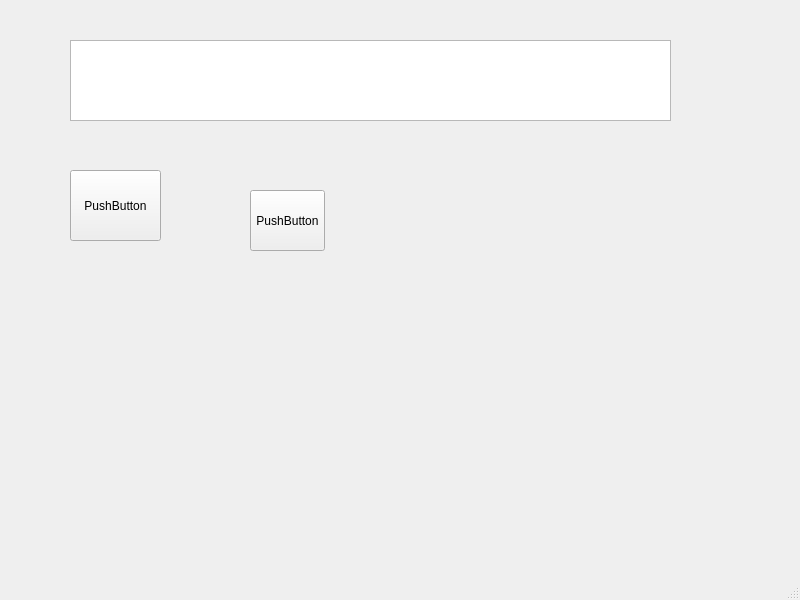
<?xml version="1.0" encoding="UTF-8"?>
<ui version="4.0">
 <class>MainWindow</class>
 <widget class="QMainWindow" name="MainWindow">
  <property name="geometry">
   <rect>
    <x>0</x>
    <y>0</y>
    <width>800</width>
    <height>600</height>
   </rect>
  </property>
  <property name="windowTitle">
   <string>MainWindow</string>
  </property>
  <widget class="QWidget" name="centralwidget">
   <widget class="QPlainTextEdit" name="plainTextEdit">
    <property name="geometry">
     <rect>
      <x>70</x>
      <y>40</y>
      <width>601</width>
      <height>81</height>
     </rect>
    </property>
   </widget>
   <widget class="QPushButton" name="pushButton">
    <property name="geometry">
     <rect>
      <x>70</x>
      <y>170</y>
      <width>91</width>
      <height>71</height>
     </rect>
    </property>
    <property name="text">
     <string>PushButton</string>
    </property>
   </widget>
   <widget class="QPushButton" name="pushButton_2">
    <property name="geometry">
     <rect>
      <x>250</x>
      <y>190</y>
      <width>75</width>
      <height>61</height>
     </rect>
    </property>
    <property name="text">
     <string>PushButton</string>
    </property>
   </widget>
  </widget>
  <widget class="QMenuBar" name="menubar">
   <property name="geometry">
    <rect>
     <x>0</x>
     <y>0</y>
     <width>800</width>
     <height>21</height>
    </rect>
   </property>
  </widget>
  <widget class="QStatusBar" name="statusbar"/>
 </widget>
 <resources/>
 <connections/>
</ui>
